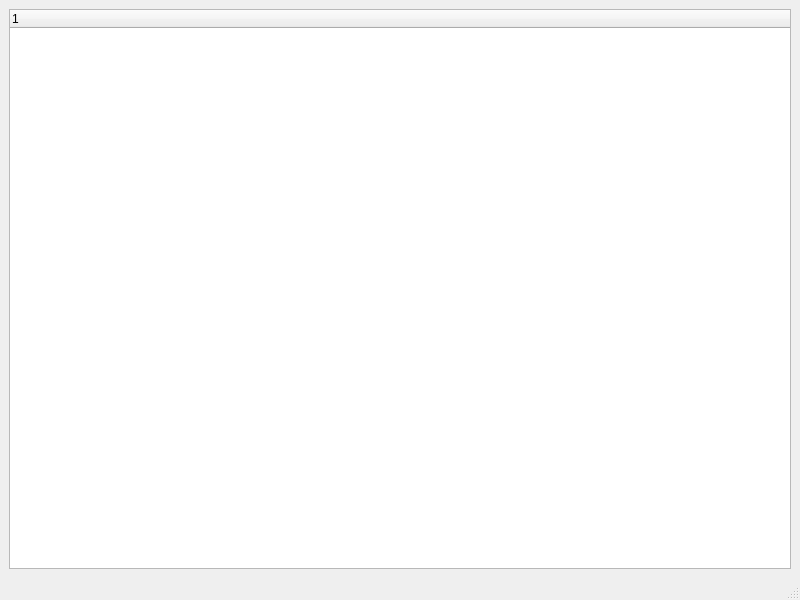
<?xml version="1.0" encoding="UTF-8"?>
<ui version="4.0">
 <class>MainWindow</class>
 <widget class="QMainWindow" name="MainWindow">
  <property name="geometry">
   <rect>
    <x>0</x>
    <y>0</y>
    <width>800</width>
    <height>600</height>
   </rect>
  </property>
  <property name="windowTitle">
   <string>MainWindow</string>
  </property>
  <widget class="QWidget" name="centralwidget">
   <layout class="QGridLayout" name="gridLayout">
    <item row="0" column="0">
     <widget class="QTreeWidget" name="tree">
      <column>
       <property name="text">
        <string notr="true">1</string>
       </property>
      </column>
     </widget>
    </item>
   </layout>
  </widget>
  <widget class="QMenuBar" name="menubar">
   <property name="geometry">
    <rect>
     <x>0</x>
     <y>0</y>
     <width>800</width>
     <height>26</height>
    </rect>
   </property>
  </widget>
  <widget class="QStatusBar" name="statusbar"/>
 </widget>
 <resources/>
 <connections/>
</ui>
